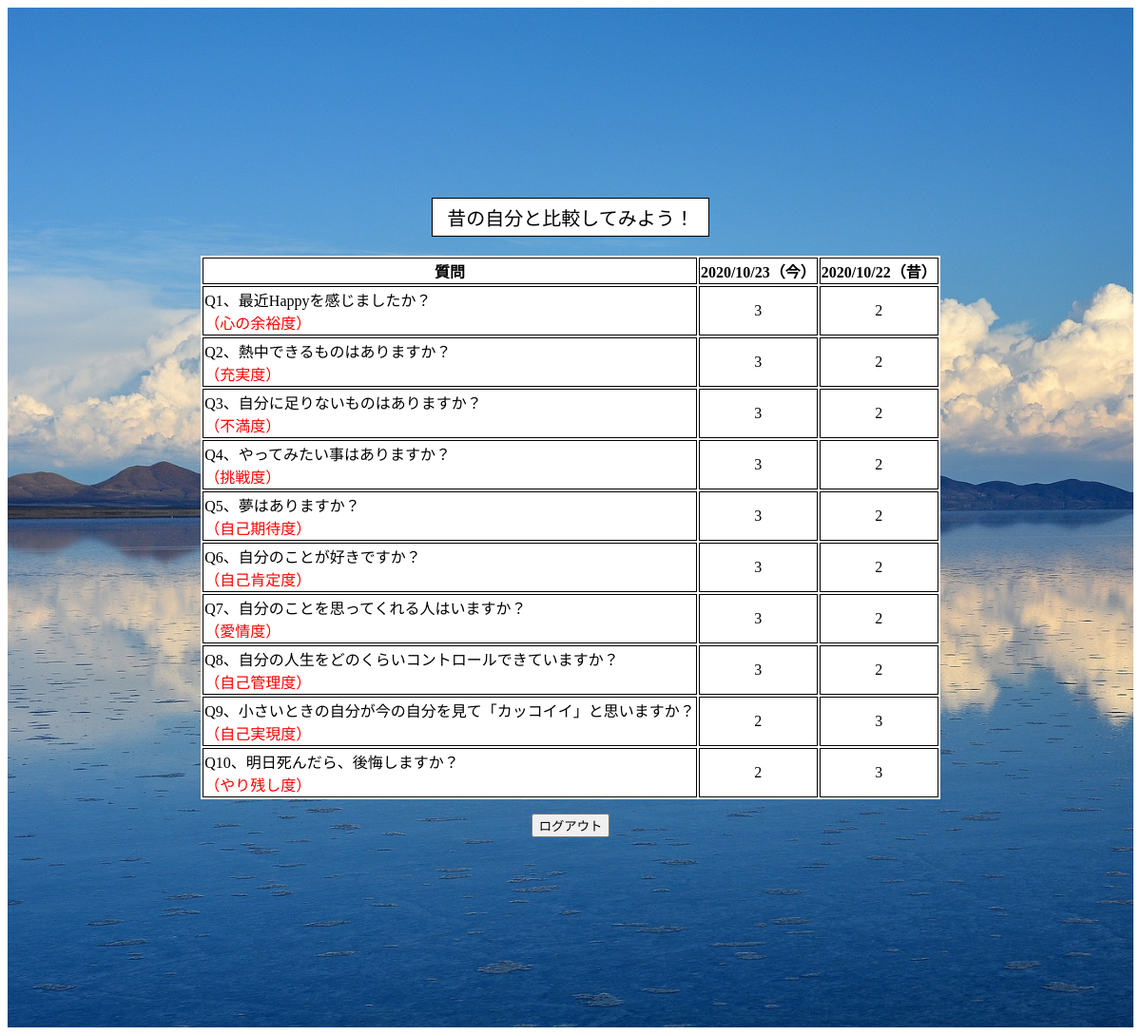
Screenshot of /dbtest (signed in) with the database file from the repository.
### tables this page shows
CREATE TABLE "question" (
	"id"	INTEGER,
	"user_id"	INTEGER,
	"question_id"	INTEGER,
	"anser"	INTEGER,
	"date"	INTEGER,
	PRIMARY KEY("id" AUTOINCREMENT)
);

### app.py (the view)
@app.route("/dbtest")
def dbtest():
    user_id=session['user_id']
    conn = sqlite3.connect("hitoiki.db")
    c = conn.cursor()
    c.execute("select anser  from question where question_id = 1 order by id  desc")
    list1 = c.fetchall()
    print(list1)
    c.execute("select anser  from question where question_id = 2 order by id desc ")
    list2 = c.fetchall()
    print(list2)
    c.execute("select anser  from question where question_id = 3 order by id desc ")
    list3 = c.fetchall()
    c.execute("select anser  from question where question_id = 4 order by id desc ")
    list4 = c.fetchall()
    c.execute("select anser  from question where question_id = 5 order by id desc ")
    list5 = c.fetchall()
    c.execute("select anser  from question where question_id = 6 order by id desc ")
    list6 = c.fetchall()
    c.execute("select anser  from question where question_id = 7 order by id desc ")
    list7 = c.fetchall()
    c.execute("select anser  from question where question_id = 8 order by id desc ")
    list8 = c.fetchall()
    c.execute("select anser  from question where question_id = 9 order by id desc ")
    list9 = c.fetchall()
    c.execute("select anser  from question where question_id = 10 order by id desc ")
    list10 = c.fetchall()
    c.execute("select date  from question where question_id = 1 AND user_id = ? order by id desc",(user_id,))
    time = c.fetchall()
    print(time)
    c.close()
    return render_template("result.html",list1=list1, list2=list2, list3=list3 ,list4=list4, list5=list5, list6=list6, list7=list7, list8=list8,list9=list9, list10=list10, time=time)

### templates/result.html
{% extends 'base.html' %}
{% block content %}
<div class="container no_padding">
    <span class="result_title">昔の自分と比較してみよう！</span>
    <form action="/result">
        <table>
            <tr>
                <th>質問</th>
                <th>{{time[0][0]}}（今）</th>
                <th>{{time[1][0]}}（昔）</th>
            </tr>
            <tr>
                <td class="result_q">Q1、最近Happyを感じましたか？<br><span class="comment">（心の余裕度）</span></td>
                <td>{{list1[0][0]}}</td>
                <td>{{list1[1][0]}}</td>
            </tr>
            <tr>
                <td class="result_q">Q2、熱中できるものはありますか？<br><span class="comment">（充実度）</span></td>
                <td>{{list2[0][0]}}</td>
                <td>{{list2[1][0]}}</td>
            </tr>
            <tr>
                <td class="result_q">Q3、自分に足りないものはありますか？<br><span class="comment">（不満度）</span></td>
                <td>{{list3[0][0]}}</td>
                <td>{{list3[1][0]}}</td>
            </tr>
            <tr>
                <td class="result_q">Q4、やってみたい事はありますか？<br><span class="comment">（挑戦度）</span></td>
                <td>{{list4[0][0]}}</td>
                <td>{{list4[1][0]}}</td>
            </tr>
            <tr>
                <td class="result_q">Q5、夢はありますか？<br><span class="comment">（自己期待度）</span></td>
                <td>{{list5[0][0]}}</td>
                <td>{{list5[1][0]}}</td>
            </tr>
            <tr>
                <td class="result_q">Q6、自分のことが好きですか？<br><span class="comment">（自己肯定度）</span></td>
                <td>{{list6[0][0]}}</td>
                <td>{{list6[1][0]}}</td>
            </tr>
            <tr>
                <td class="result_q">Q7、自分のことを思ってくれる人はいますか？<br><span class="comment">（愛情度）</span></td>
                <td>{{list7[0][0]}}</td>
                <td>{{list7[1][0]}}</td>
            </tr>
            <tr>
                <td class="result_q">Q8、自分の人生をどのくらいコントロールできていますか？<br><span class="comment">（自己管理度）</span></td>
                <td>{{list8[0][0]}}</td>
                <td>{{list8[1][0]}}</td>
            </tr>
            <tr>
                <td class="result_q">Q9、小さいときの自分が今の自分を見て「カッコイイ」と思いますか？<br><span class="comment">（自己実現度）</span></td>
                <td>{{list9[0][0]}}</td>
                <td>{{list9[1][0]}}</td>
            </tr>
            <tr>
                <td class="result_q">Q10、明日死んだら、後悔しますか？<br><span class="comment">（やり残し度）</span></td>
                <td>{{list10[0][0]}}</td>
                <td>{{list10[1][0]}}</td>
            </tr>
        </table>
    </form>
    <input type="button" class="logout_btn" value="ログアウト" onclick="location.href='/logout'">
</div>
{% endblock %}

### static/css/style.css (style rules this page uses)
.container { padding: 200px; text-align: center; background-size: contain; background-size: cover; background-repeat: repeat-y; background-image: url("../images/bolivia-1802042_1920.jpg"); }
.login_btn,.regist_btn,.first_btn,.logout_btn { text-align: center; margin-top: 15px; }
table { margin: 0 auto; background-color: white; }
table th, table td { text-align: center; border: 1px solid black; }
.result_q { text-align: left; }
.result_title { margin-bottom: 20px; display: inline-block; background-color: white; border: 1px solid black; font-size: 20px; padding: 5px 15px; }
.comment { color: red; }

### static/css/style_sp.css (style rules this page uses)
.container { padding: 20px; text-align: center; background-size: cover; background-repeat: repeat-y; background-image: url("../images/bolivia-1802042_1920.jpg"); margin-top: 150px; }
.no_padding { margin-top: 10px; }
.login_btn,.regist_btn,.first_btn,.logout_btn { text-align: center; margin-top: 15px; }
table { margin: 0 auto; background-color: white; }
table th { text-align: center; border: 1px solid black; font-size: 10px; }
table td { text-align: center; border: 1px solid black; }
.result_q { text-align: left; }
.result_title { margin-bottom: 20px; display: inline-block; background-color: white; border: 1px solid black; font-size: 20px; padding: 5px 15px; }
.comment { color: red; }

### rows the page displays
question: date "2020/10/23", anser "3"
question: date "2020/10/22", anser "2"
question: anser "3"
question: anser "2"
question: anser "3"
question: anser "2"
question: anser "3"
question: anser "2"
question: anser "3"
question: anser "2"
question: anser "3"
question: anser "2"
question: anser "3"
question: anser "2"
question: anser "3"
question: anser "2"
question: anser "2"
question: anser "3"
question: anser "2"
question: anser "3"
